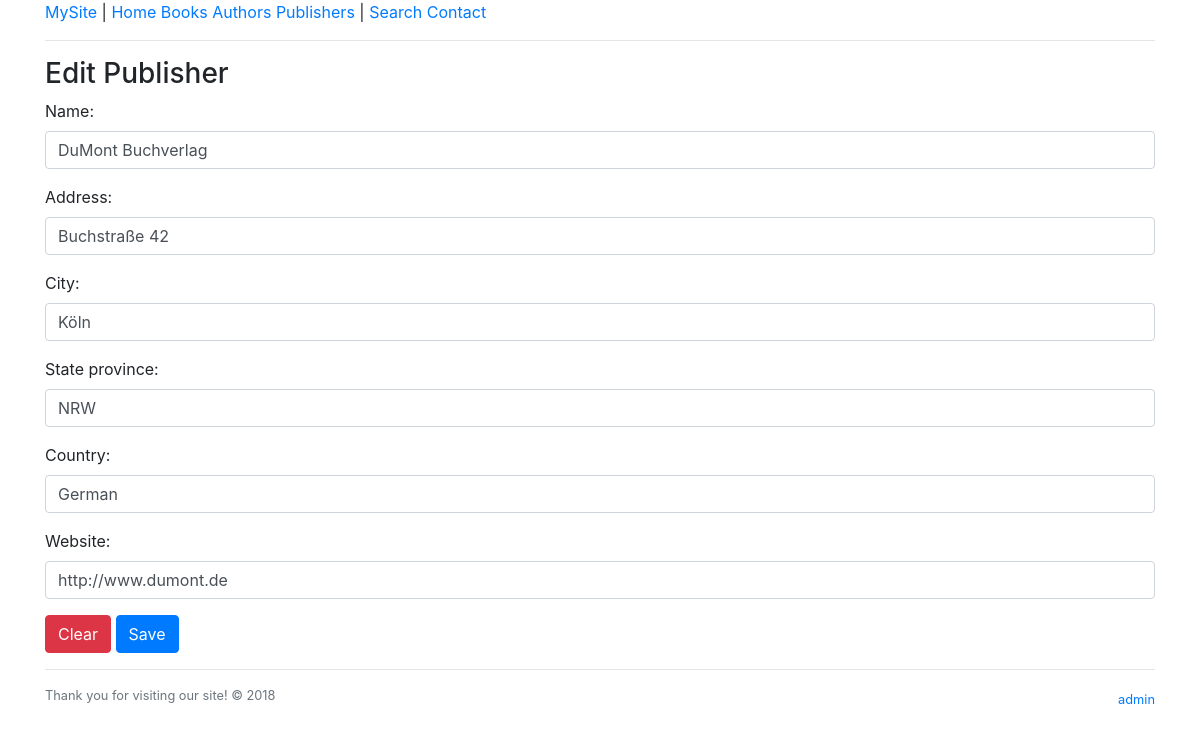
/books/publisher/edit/1, run on an earlier commit of the app's database.
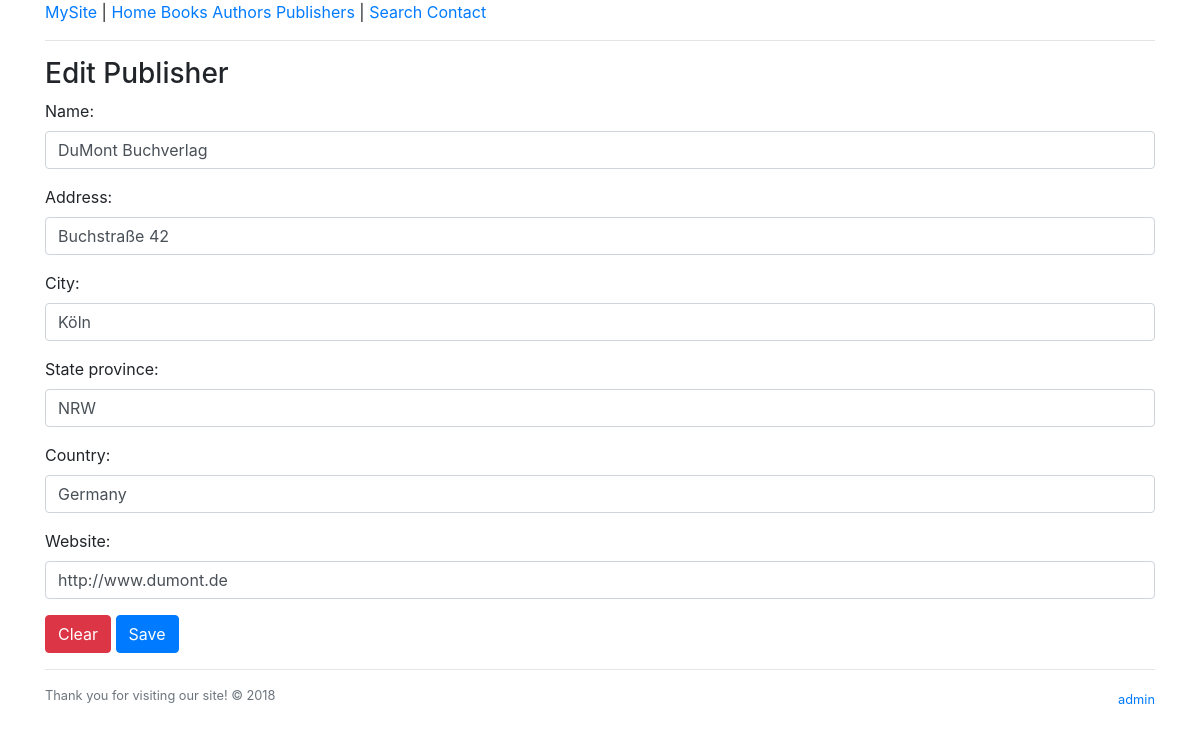
And on a later commit of the database.
### books/models.py (models this page shows, shortened)
class Publisher(models.Model):
    name = models.CharField(max_length=30)
    address = models.CharField(max_length=50)
    city = models.CharField(max_length=60)
    state_province = models.CharField(max_length=30)
    country = models.CharField(max_length=50)
    website = models.URLField()

### books/views.py (the view)
# urls.py: path("publisher/edit/<int:publisher_id>", views.edit_publisher, name="edit_publisher"),
def edit_publisher(request, publisher_id):
    publisher = Publisher.objects.get(id=publisher_id)
    if request.method == "POST":
        form = PublisherForm(request.POST, instance=publisher)
        if form.is_valid():
            form.save()
            return redirect(reverse("books:edit_publisher_success"))
    else:
        form = PublisherForm(instance=publisher)
    return render(request, "books/edit_publisher.html", {"form": form})

### books/forms.py
class PublisherForm(forms.ModelForm):
    class Meta:
        model = Publisher
        fields = ["name", "address", "city", "state_province", "country", "website"]

### templates/books/edit_publisher.html (shortened to what this page needs)
{% extends "books/base.html" %}
{% load widget_tweaks %}
{% block content %}
  <h3>Edit Publisher</h3>
  <form action="{% url 'books:edit_publisher' form.instance.id %}" method="POST">
    {% for field in form.visible_fields %}
      <div class="form-group">
        {{ field.label_tag }}
        {% render_field field class="form-control" %}
      </div>
    {% endfor %}
    <button class="btn btn-danger" type="reset" value="Clear">Clear</button>
    <button class="btn btn-primary" type="submit" value="Save">Save</button>
  </form>
{% endblock %}

What changed in the data, as far as the page shows it:
changed Publisher "DuMont Buchverlag": country "German" → "Germany"
